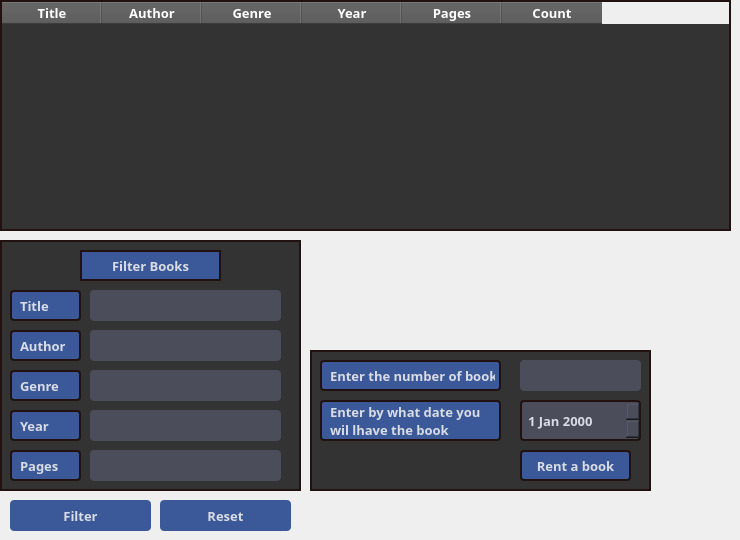
      <widget class="QWidget" name="tab_books_Reader">
       <attribute name="title">
        <string>Books</string>
       </attribute>
       <widget class="QTableWidget" name="tableWidget_reader_book">
        <property name="geometry">
         <rect>
          <x>0</x>
          <y>0</y>
          <width>731</width>
          <height>231</height>
         </rect>
        </property>
        <property name="font">
         <font>
          <family>Trebuchet MS</family>
          <pointsize>10</pointsize>
          <weight>75</weight>
          <bold>true</bold>
         </font>
        </property>
        <property name="styleSheet">
         <string notr="true">QTableWidget {
    background-color: #333333;
    border: 2px solid rgb(33, 17, 17);
    color: white;
}

QHeaderView::section {
    background-color: #555555;
    color: white;
}

QTableWidget::item:selected {
    background-color: #666666;
}

QTableWidget::item:focus {
    background-color: #444444;
}
</string>
        </property>
        <column>
         <property name="text">
          <string>Title</string>
         </property>
        </column>
        <column>
         <property name="text">
          <string>Author</string>
         </property>
        </column>
        <column>
         <property name="text">
          <string>Genre</string>
         </property>
        </column>
        <column>
         <property name="text">
          <string>Year</string>
         </property>
        </column>
        <column>
         <property name="text">
          <string>Pages</string>
         </property>
        </column>
        <column>
         <property name="text">
          <string>Count</string>
         </property>
        </column>
       </widget>
       <widget class="QWidget" name="widget_4" native="true">
        <property name="geometry">
         <rect>
          <x>310</x>
          <y>350</y>
          <width>341</width>
          <height>141</height>
         </rect>
        </property>
        <property name="styleSheet">
         <string notr="true">QWidget {
    background-color: #333333;
	 border: 2px solid rgb(33, 17, 17) ;
}
</string>
        </property>
        <widget class="QLineEdit" name="lineEdit_input_count_rent_book">
         <property name="geometry">
          <rect>
           <x>210</x>
           <y>10</y>
           <width>121</width>
           <height>31</height>
          </rect>
         </property>
         <property name="font">
          <font>
           <family>Trebuchet MS</family>
           <pointsize>10</pointsize>
           <weight>75</weight>
           <bold>true</bold>
          </font>
         </property>
         <property name="styleSheet">
          <string notr="true">QLineEdit {
    background-color: #4B4E5A;
    border-radius: 4px;
    color: white;
    padding: 4px;
    border: none;
}
QLineEdit:hover {
    border: 1px solid #3b3e47;
}
QLineEdit:focus {
    border: 1px solid #3b3e47;
}
</string>
         </property>
         <property name="text">
          <string/>
         </property>
        </widget>
        <widget class="QPushButton" name="pushButton_rent_book">
         <property name="geometry">
          <rect>
           <x>210</x>
           <y>100</y>
           <width>111</width>
           <height>31</height>
          </rect>
         </property>
         <property name="font">
          <font>
           <family>Trebuchet MS</family>
           <pointsize>10</pointsize>
           <weight>75</weight>
           <bold>true</bold>
          </font>
         </property>
         <property name="styleSheet">
          <string notr="true">QPushButton {
    color: #D9DCE4;
    background-color: #3B5998;
    border-radius: 4px;
    padding: 4px;
}

QPushButton:hover {
    background-color: #404040;
}
</string>
         </property>
         <property name="text">
          <string>Rent a book</string>
         </property>
        </widget>
        <widget class="QLabel" name="Login_Librarian_9">
         <property name="geometry">
          <rect>
           <x>10</x>
           <y>10</y>
           <width>181</width>
           <height>31</height>
          </rect>
         </property>
         <property name="font">
          <font>
           <family>Trebuchet MS</family>
           <pointsize>10</pointsize>
           <weight>75</weight>
           <bold>true</bold>
          </font>
         </property>
         <property name="styleSheet">
          <string notr="true">QLabel {
    color: #D9DCE4;
    background-color: #3B5998;
    border-radius: 4px;
    padding: 4px;
}
</string>
         </property>
         <property name="text">
          <string>Enter the number of books</string>
         </property>
        </widget>
        <widget class="QDateEdit" name="dateEdit">
         <property name="geometry">
          <rect>
           <x>210</x>
           <y>50</y>
           <width>121</width>
           <height>41</height>
          </rect>
         </property>
         <property name="font">
          <font>
           <family>Trebuchet MS</family>
           <pointsize>10</pointsize>
           <weight>75</weight>
           <bold>true</bold>
          </font>
         </property>
         <property name="styleSheet">
          <string notr="true">QDateEdit {
    color: #D9DCE4;
    background-color: #3B5998;
    border-radius: 4px;
    padding: 4px;
}

QDateEdit  {
   background-color: #4B4E5A;
}</string>
         </property>
        </widget>
        <widget class="QLabel" name="Login_Librarian_13">
         <property name="geometry">
          <rect>
           <x>10</x>
           <y>50</y>
           <width>181</width>
           <height>41</height>
          </rect>
         </property>
         <property name="font">
          <font>
           <family>Trebuchet MS</family>
           <pointsize>10</pointsize>
           <weight>75</weight>
           <bold>true</bold>
          </font>
         </property>
         <property name="styleSheet">
          <string notr="true">QLabel {
    color: #D9DCE4;
    background-color: #3B5998;
    border-radius: 4px;
    padding: 4px;
}
</string>
         </property>
         <property name="text">
          <string>Enter by what date you
wil lhave the book</string>
         </property>
        </widget>
       </widget>
       <widget class="QWidget" name="widget_10" native="true">
        <property name="geometry">
         <rect>
          <x>0</x>
          <y>240</y>
          <width>301</width>
          <height>251</height>
         </rect>
        </property>
        <property name="styleSheet">
         <string notr="true">QWidget {
    
	background-color: rgb(51, 51, 51);
	 border: 2px solid rgb(33, 17, 17) ;
}
</string>
        </property>
        <widget class="QLineEdit" name="lineEdit_filter_title_4">
         <property name="geometry">
          <rect>
           <x>90</x>
           <y>50</y>
           <width>191</width>
           <height>31</height>
          </rect>
         </property>
         <property name="font">
          <font>
           <pointsize>10</pointsize>
           <weight>75</weight>
           <bold>true</bold>
          </font>
         </property>
         <property name="styleSheet">
          <string notr="true">QLineEdit {
    background-color: #4B4E5A;
    border-radius: 4px;
    color: white;
    padding: 4px;
    border: none;
}
QLineEdit:hover {
    border: 1px solid #3b3e47;
}
QLineEdit:focus {
    border: 1px solid #3b3e47;
}
</string>
         </property>
         <property name="text">
          <string/>
         </property>
        </widget>
        <widget class="QLineEdit" name="lineEdit_filter_autho_4">
         <property name="geometry">
          <rect>
           <x>90</x>
           <y>90</y>
           <width>191</width>
           <height>31</height>
          </rect>
         </property>
         <property name="font">
          <font>
           <pointsize>10</pointsize>
           <weight>75</weight>
           <bold>true</bold>
          </font>
         </property>
         <property name="styleSheet">
          <string notr="true">QLineEdit {
    background-color: #4B4E5A;
    border-radius: 4px;
    color: white;
    padding: 4px;
    border: none;
}
QLineEdit:hover {
    border: 1px solid #3b3e47;
}
QLineEdit:focus {
    border: 1px solid #3b3e47;
}
</string>
         </property>
         <property name="text">
          <string/>
         </property>
        </widget>
        <widget class="QLineEdit" name="lineEdit_filter_genre_4">
         <property name="geometry">
          <rect>
           <x>90</x>
           <y>130</y>
           <width>191</width>
           <height>31</height>
          </rect>
         </property>
         <property name="font">
          <font>
           <pointsize>10</pointsize>
           <weight>75</weight>
           <bold>true</bold>
          </font>
         </property>
         <property name="styleSheet">
          <string notr="true">QLineEdit {
    background-color: #4B4E5A;
    border-radius: 4px;
    color: white;
    padding: 4px;
    border: none;
}
QLineEdit:hover {
    border: 1px solid #3b3e47;
}
QLineEdit:focus {
    border: 1px solid #3b3e47;
}
</string>
         </property>
         <property name="text">
          <string/>
         </property>
        </widget>
        <widget class="QLineEdit" name="lineEdit_filter_page_4">
         <property name="geometry">
          <rect>
           <x>90</x>
           <y>210</y>
           <width>191</width>
           <height>31</height>
          </rect>
         </property>
         <property name="font">
          <font>
           <pointsize>10</pointsize>
           <weight>75</weight>
           <bold>true</bold>
          </font>
         </property>
         <property name="styleSheet">
          <string notr="true">QLineEdit {
    background-color: #4B4E5A;
    border-radius: 4px;
    color: white;
    padding: 4px;
    border: none;
}
QLineEdit:hover {
    border: 1px solid #3b3e47;
}
QLineEdit:focus {
    border: 1px solid #3b3e47;
}
</string>
         </property>
         <property name="text">
          <string/>
         </property>
        </widget>
        <widget class="QLabel" name="Login_Librarian_33">
         <property name="geometry">
          <rect>
           <x>10</x>
           <y>50</y>
           <width>71</width>
           <height>31</height>
          </rect>
         </property>
         <property name="font">
          <font>
           <family>Trebuchet MS</family>
           <pointsize>10</pointsize>
           <weight>75</weight>
           <bold>true</bold>
          </font>
         </property>
         <property name="styleSheet">
          <string notr="true">QLabel {
    color: #D9DCE4;
	background-color: rgb(59, 89, 152);
    border-radius: 4px;
    padding: 4px;
}
</string>
         </property>
         <property name="text">
          <string>Title</string>
         </property>
        </widget>
        <widget class="QLabel" name="Login_Librarian_34">
         <property name="geometry">
          <rect>
           <x>10</x>
           <y>90</y>
           <width>71</width>
           <height>31</height>
          </rect>
         </property>
         <property name="font">
          <font>
           <family>Trebuchet MS</family>
           <pointsize>10</pointsize>
           <weight>75</weight>
           <bold>true</bold>
          </font>
         </property>
         <property name="styleSheet">
          <string notr="true">QLabel {
    color: #D9DCE4;
    background-color: #3B5998;
    border-radius: 4px;
    padding: 4px;
}
</string>
         </property>
         <property name="text">
          <string>Author</string>
         </property>
        </widget>
        <widget class="QLabel" name="Login_Librarian_35">
         <property name="geometry">
          <rect>
           <x>10</x>
           <y>130</y>
           <width>71</width>
           <height>31</height>
          </rect>
         </property>
         <property name="font">
          <font>
           <family>Trebuchet MS</family>
           <pointsize>10</pointsize>
           <weight>75</weight>
           <bold>true</bold>
          </font>
         </property>
         <property name="styleSheet">
          <string notr="true">QLabel {
    color: #D9DCE4;
    background-color: #3B5998;
    border-radius: 4px;
    padding: 4px;
}
</string>
         </property>
         <property name="text">
          <string>Genre </string>
         </property>
        </widget>
        <widget class="QLabel" name="Login_Librarian_36">
         <property name="geometry">
          <rect>
           <x>10</x>
           <y>210</y>
           <width>71</width>
           <height>31</height>
          </rect>
         </property>
         <property name="font">
          <font>
           <family>Trebuchet MS</family>
           <pointsize>10</pointsize>
           <weight>75</weight>
           <bold>true</bold>
          </font>
         </property>
         <property name="styleSheet">
          <string notr="true">QLabel {
    color: #D9DCE4;
    background-color: #3B5998;
    border-radius: 4px;
    padding: 4px;
}
</string>
         </property>
         <property name="text">
          <string>Pages</string>
         </property>
        </widget>
        <widget class="QLabel" name="Login_Librarian_37">
         <property name="geometry">
          <rect>
           <x>10</x>
           <y>170</y>
           <width>71</width>
           <height>31</height>
          </rect>
         </property>
         <property name="font">
          <font>
           <family>Trebuchet MS</family>
           <pointsize>10</pointsize>
           <weight>75</weight>
           <bold>true</bold>
          </font>
         </property>
         <property name="styleSheet">
          <string notr="true">QLabel {
    color: #D9DCE4;
    background-color: #3B5998;
    border-radius: 4px;
    padding: 4px;
}
</string>
         </property>
         <property name="text">
          <string>Year </string>
         </property>
        </widget>
        <widget class="QLineEdit" name="lineEdit_filter_year_4">
         <property name="geometry">
          <rect>
           <x>90</x>
           <y>170</y>
           <width>191</width>
           <height>31</height>
          </rect>
         </property>
         <property name="font">
          <font>
           <pointsize>10</pointsize>
           <weight>75</weight>
           <bold>true</bold>
          </font>
         </property>
         <property name="styleSheet">
          <string notr="true">QLineEdit {
    background-color: #4B4E5A;
    border-radius: 4px;
    color: white;
    padding: 4px;
    border: none;
}
QLineEdit:hover {
    border: 1px solid #3b3e47;
}
QLineEdit:focus {
    border: 1px solid #3b3e47;
}
</string>
         </property>
         <property name="text">
          <string/>
         </property>
        </widget>
        <widget class="QLabel" name="Login_Librarian_38">
         <property name="geometry">
          <rect>
           <x>80</x>
           <y>10</y>
           <width>141</width>
           <height>31</height>
          </rect>
         </property>
         <property name="font">
          <font>
           <family>Trebuchet MS</family>
           <pointsize>10</pointsize>
           <weight>75</weight>
           <bold>true</bold>
          </font>
         </property>
         <property name="styleSheet">
          <string notr="true">QLabel {
    color: #D9DCE4;
	background-color: rgb(59, 89, 152);
    padding: 4px;
}
</string>
         </property>
         <property name="text">
          <string>Filter Books</string>
         </property>
         <property name="alignment">
          <set>Qt::AlignCenter</set>
         </property>
        </widget>
       </widget>
       <widget class="QPushButton" name="pushButton_filter_book_redear">
        <property name="geometry">
         <rect>
          <x>10</x>
          <y>500</y>
          <width>141</width>
          <height>31</height>
         </rect>
        </property>
        <property name="font">
         <font>
          <family>Trebuchet MS</family>
          <pointsize>10</pointsize>
          <weight>75</weight>
          <bold>true</bold>
         </font>
        </property>
        <property name="cursor">
         <cursorShape>PointingHandCursor</cursorShape>
        </property>
        <property name="styleSheet">
         <string notr="true">QPushButton {
    color: #D9DCE4;
    background-color: #3B5998;
    border-radius: 4px;
    padding: 4px;
}

QPushButton:hover {
    background-color: #404040;
}
</string>
        </property>
        <property name="text">
         <string>Filter</string>
        </property>
       </widget>
       <widget class="QPushButton" name="pushButton_reset_filter_reader">
        <property name="geometry">
         <rect>
          <x>160</x>
          <y>500</y>
          <width>131</width>
          <height>31</height>
         </rect>
        </property>
        <property name="font">
         <font>
          <family>Trebuchet MS</family>
          <pointsize>10</pointsize>
          <weight>75</weight>
          <bold>true</bold>
         </font>
        </property>
        <property name="cursor">
         <cursorShape>PointingHandCursor</cursorShape>
        </property>
        <property name="styleSheet">
         <string notr="true">QPushButton {
    color: #D9DCE4;
    background-color: #3B5998;
    border-radius: 4px;
    padding: 4px;
}

QPushButton:hover {
    background-color: #404040;
}
</string>
        </property>
        <property name="text">
         <string>Reset</string>
        </property>
       </widget>
      </widget>
